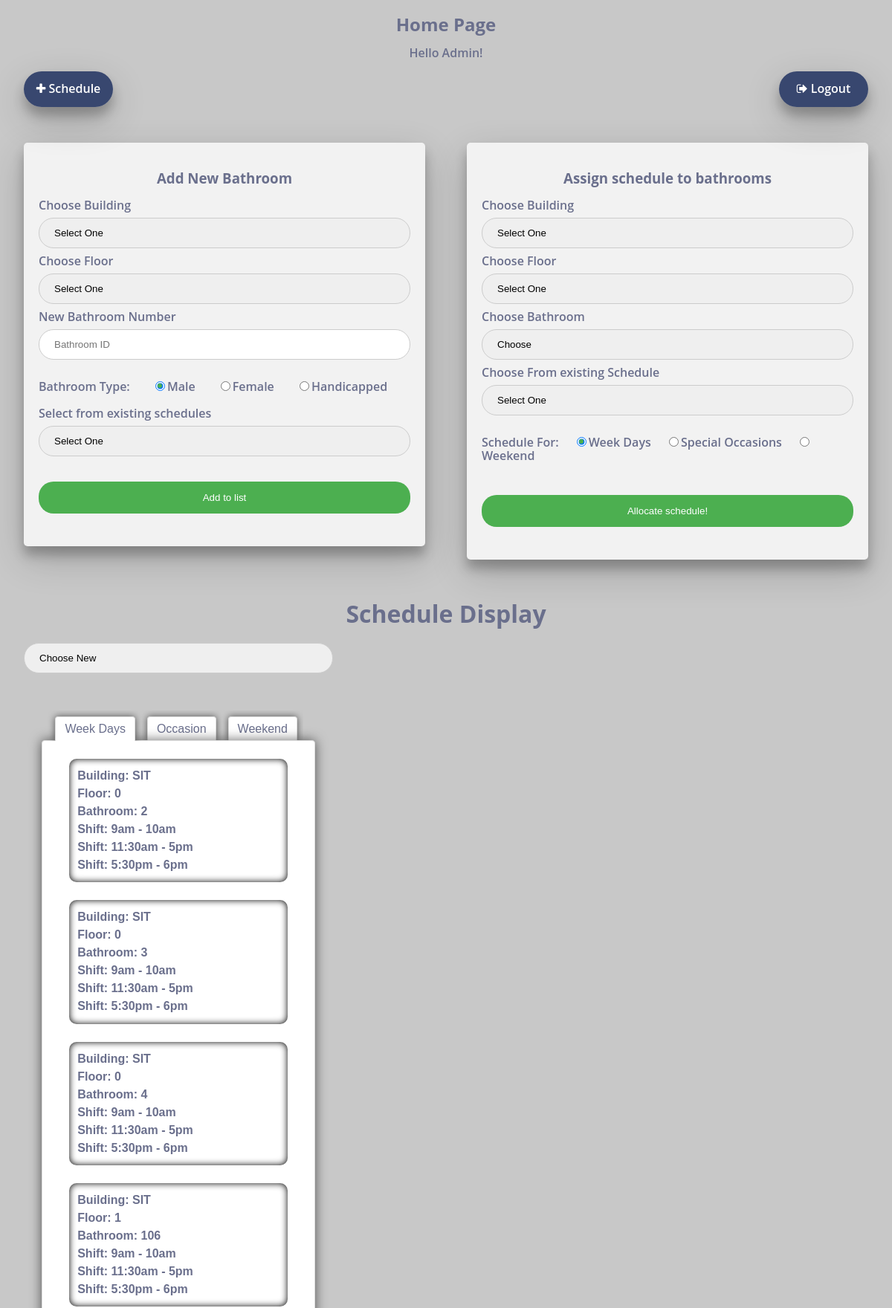
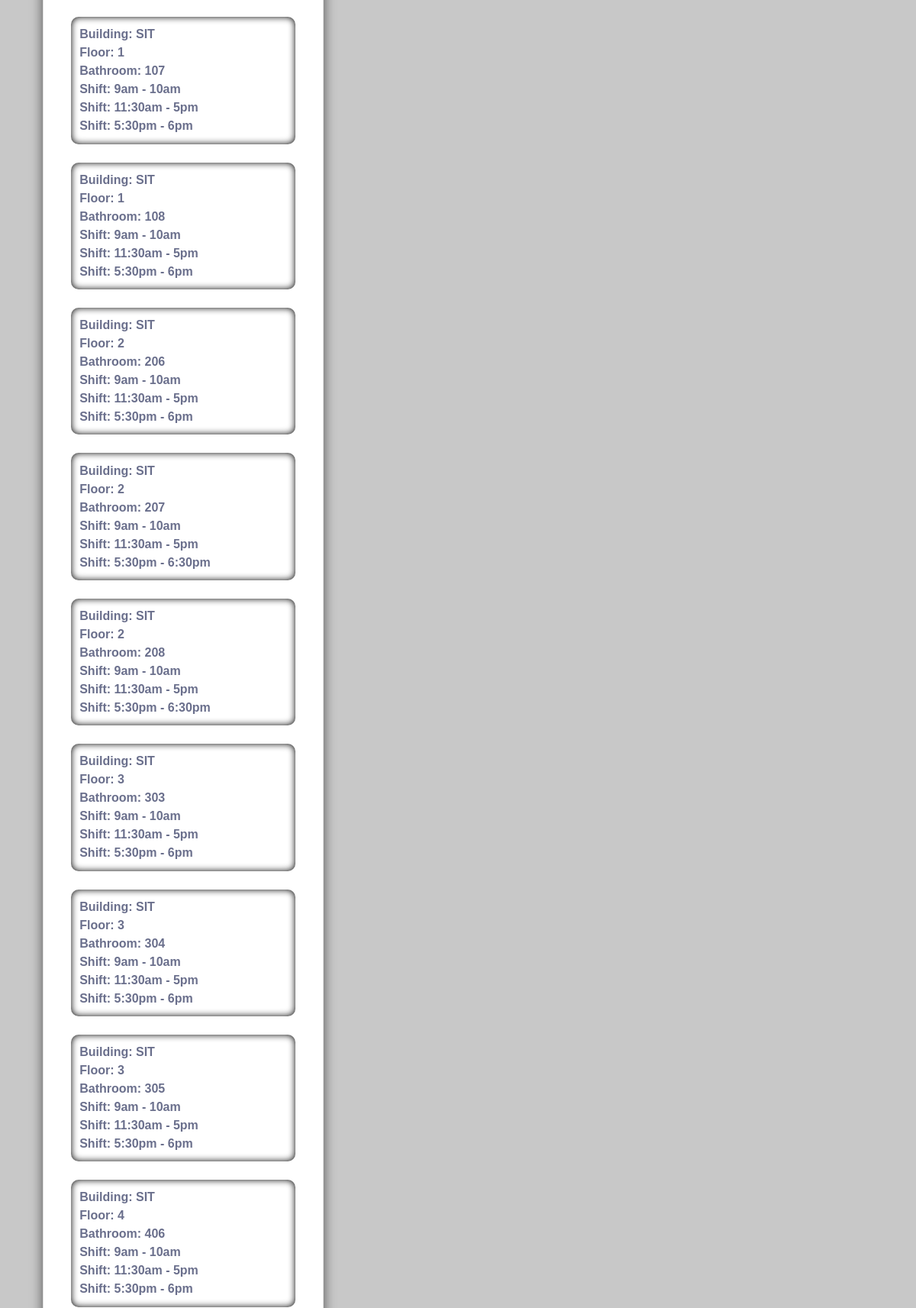
Screenshot of /cleaners/admin/homeadmin.php (signed in, upper part) with the database file from the repository (2 pictures, top to bottom).
### tables this page shows
CREATE TABLE `bathschedule` (
  `id` int(11) NOT NULL,
  `building` varchar(15) DEFAULT NULL,
  `floor` int(11) DEFAULT NULL,
  `pseudo_id` int(11) NOT NULL,
  `scheduleno` int(11) NOT NULL,
  `9` int(11) NOT NULL DEFAULT '0',
  `9.5` int(11) NOT NULL DEFAULT '0',
  `10` int(11) NOT NULL DEFAULT '0',
  `10.5` int(11) NOT NULL DEFAULT '0',
  `11` int(11) NOT NULL DEFAULT '0',
  `11.5` int(11) NOT NULL DEFAULT '0',
  `12` int(11) NOT NULL DEFAULT '0',
  `12.5` int(11) NOT NULL DEFAULT '0',
  `13` int(11) NOT NULL DEFAULT '0',
  `13.5` int(11) NOT NULL DEFAULT '0',
  `14` int(11) NOT NULL DEFAULT '0',
  `14.5` int(11) NOT NULL DEFAULT '0',
  `15` int(11) NOT NULL DEFAULT '0',
  `15.5` int(11) NOT NULL DEFAULT '0',
  `16` int(11) NOT NULL DEFAULT '0',
  `16.5` int(11) NOT NULL DEFAULT '0',
  `17` int(11) NOT NULL DEFAULT '0',
  `17.5` int(11) NOT NULL DEFAULT '0',
  `18` int(11) NOT NULL DEFAULT '0',
  `18.5` int(11) NOT NULL DEFAULT '0',
  `19` int(11) NOT NULL DEFAULT '0',
  `19.5` int(11) NOT NULL DEFAULT '0',
  `20` int(11) NOT NULL DEFAULT '0',
  `20.5` int(11) NOT NULL DEFAULT '0',
  `type` char(1) DEFAULT NULL
);

### cleaners/admin/homeadmin.php (the view, shortened to what this page needs)
   <?php
   $user = $_SESSION['user'];
   ?>
<html>
    <head>
       <link rel="stylesheet" href="https://cdnjs.cloudflare.com/ajax/libs/font-awesome/4.7.0/css/font-awesome.min.css">
        <link rel= "stylesheet" href="home.css" type="text/css">
    </head>
    <body>
        <h2 id="title">Home Page</h2>
        <p id="greet">Hello <?php Print " $user"?>!</p>
        <div class="logout">
	        <i class="fa fa-sign-out"></i>
	        <a id="log" href="../logout.php">Logout</a>
	    </div>
	<div id="newsh">
        <i class="fa fa-plus"></i>
		<a id="sch" href="add_schedule.php">Schedule</a>
	</div><br><br>
	<div class="left">
	<div class="forms">
	<h3 class="tags">Add New Bathroom</h3>
	<form action="addadminb.php" method="POST">
		<div class="submits">
		<?php
			echo('<label for="building">Choose Building</label>');
			echo('<select name="building" id="building" onChange="getBuilding(value)">');
			echo('<option value="">Select One</option>');
			echo('</select>');
		?>
		</div>
		<div id="floorx">
		<div class="selects">
			<label for="floor">Choose Floor</label>
			<select name="floor" id="floor" onChange="getFloor(value)">
			<option value="">Select One</option>
		</select>
		</div>
		</div>
		<div class="texts">
			<label for="newbath">New Bathroom Number</label>
			<input type="text" id="newbath" placeholder="Bathroom ID" name="bname" required="required" onkeypress="return isNumberKey(event)"/>
		</div><br>
		<div class="check">Bathroom Type:
			<input type="radio" name="group1" id="radio1" value="Male" checked>Male
			<input type="radio" name="group1" id="radio2" value="Female" >Female
			<input type="radio" name="group1" id="radio3" value="Handicapped"><label for="radio3">Handicapped</label><br><br>
		</div>
		<div class="selects">
		<?php
			echo('<label for="sche">Select from existing schedules</labe>');
			echo('<select name="sno" id="sche" required="required">');
			echo('<option disable selected value >Select One</option>');
			echo('</select>');
		?>
		</div><br>
		<input type="submit" value="Add to list"/>
	</form>
	</div>
	</div>
	<div class="right">
	<div class="forms">
		<h3 class="tags">Assign schedule to bathrooms</h3>
		<form action="addadminbx.php" method="POST">
			<div class="selects">
				<?php
					echo('<label for="build">Choose Building</label>');
					echo('<select name="xbuilding" id="build" onChange="getBuildingx(value)">');
					echo('<option value="">Select One</option>');
					echo('</select>');
				?>
			</div>
			<div id="floorxx">
				<div class="selects">
					<label for="flo">Choose Floor</label>
					<select name="xfloor" id="flo">
						<option value="">Select One</option>
					</select>
				</div>
			</div>
			<div id="showid">
				<div class="selects">
					<label for= "baths">Choose Bathroom</label>
					<select name="idname" onChange="getidx(value)" id="baths">
						<option value="">Choose</option>
					</select>
				</div>
			</div>
			<?php
				echo('<label for="sched">Choose From existing Schedule</label>');
				echo('<select name="xsno" required="required" id="sched">');
				echo('<option disable selected value >Select One</option>');
				echo('</select>');
			?><br><br>
			<div class="check">Schedule For:
				<input type="radio" name="group2" id="for1" value="Week" onclick="hide();" checked>Week Days
				<input type="radio" name="group2" id="for2" value="Special" onclick="show();" >Special Occasions
				<input type="radio" name="group2" id="for3" value="Both" onclick="hide();" >Weekend<br><br>
			</div>
			<br>
			<input type="submit" value="Allocate schedule!"/>
		</form>
	</div>
	</div>
	<br><br>
	<h1 align="center" id="faltu">Schedule Display </h1>
	<div class="show">
	<?php
		echo('<select name="building" onChange="displaygetBuilding(value)">');
		echo('<option value="">Choose New</option>');
		echo('</select>');
	?>
	<div id="showtable">
	<br><div class="body1">
	<div class="tabbed">
      <section>
        <h1>
          <label for="tabbed1">Week Days</label>
        </h1>
        <div>
		<ul class="ulist">
		<?php
			$query=mysql_query("Select * from bathschedule ");
			while($row=mysql_fetch_array($query))
			{
				$rowid=$row['id'];
				$rowb=$row['building'];
				$rowf=$row['floor'];
				echo('<li class="list">');
				echo "Building: $rowb<br>";
				echo "Floor: $rowf<br>";
				echo "Bathroom: $rowid<br>";
				$y=0;
				for ($x = 9; $x <= 20.5; $x=$x+0.5)
				{
					if($row["$x"]!=0)
					{
					    if($y==0)
					    {
					    	$y++;
					    	$prev=$x;
					    }
					    else if($y==1)
					    {
						    $y=0;
						    $prevs="";
		    				$xs="";
		    				if($prev>12){
		    					if( $prev==floor($prev))
		    						$prevs=($prev-12)."pm";
		    					else
		    						$prevs=(floor($prev)-12).":30pm";
		    				}
		    				else if($prev==12){
		    					$prevs=$prev."pm";
		    				}
		    				else{
		    					if( $prev==floor($prev))
		    						$prevs=$prev."am";
		    					else
		    						$prevs=floor($prev).":30am";
		    				}
		    				if($x>12){
		    					if( $x==floor($x))
		    						$xs=($x-12)."pm";
		    					else
		    						$xs=(floor($x)-12).":30pm";
		    				}
		    				else if($x==12){
		    					$xs=$x."pm";
		    				}
		    				else{
		    					if( $x==floor($x))
		    						$xs=$x."am";
		    					else
		    						$xs=floor($x).":30am";
		    				}
						    echo("Shift: $prevs - $xs</br>");
					    }
					}
				}
				echo("</li><br>");
			}
		?>
	</ul>
	</div>
      </section>
      <section>
        <h1>
          <label for="tabbed2">Occasion</label>
        </h1>
      </section>
      <section>
        <h1>
          <label for="tabbed3">Weekend</label>
        </h1>
      </section>
    </div>
    </div>
	</div>
	</div>
</body>
</html>

### cleaners/admin/home.css (style rules this page uses)
body { margin:0; color:#6a6f8c; background:#c8c8c8; font:600 16px/18px 'Open Sans',sans-serif; box-sizing: border-box; }
input[type=text], select { width: 100%; padding: 12px 20px; margin: 8px 0; display: inline-block; border: 1px solid #ccc; border-radius: 20px; box-sizing: border-box; }
select { -webkit-appearance:none; }
input[type=submit] { width: 100%; background-color: #4CAF50; color: white; padding: 14px 20px; margin: 8px 0; border: none; border-radius: 20px; cursor: pointer; }
.forms { border-radius: 5px; background-color: #f2f2f2; padding: 20px; box-shadow:0 12px 15px 0 rgba(0,0,0,.24),0 17px 50px 0 rgba(0,0,0,.19); }
.left { margin-top: 3em; width:45%; min-width: 25em; float:left; margin-left: 2em; clear: left; }
.right { margin-top: 3em; min-width: 25em; width: 45%; float:right; margin-right: 2em; clear: right; }
.tags { text-align: center; }
#faltu { padding-top:2em; clear:both; }
.show { margin-left: 2em; width: 26em; min-width: 26em; margin-bottom: 2em; }
.logout { min-height: 3em; width: 7.5em; position: relative; text-align: center; color: white; background:rgba(40,57,101,.9); margin-right: 2em; float: right; vertical-align: middle; line-height: 2.9em; border-radius: 25px; box-shadow:0 12px 15px 0 rgba(0,0,0,.24),0 17px 50px 0 rgba(0,0,0,.19); }
#log { color:white; }
#newsh { min-height: 3em; width: 7.5em; position: relative; text-align: center; color: white; background:rgba(40,57,101,.9); margin-left: 2em; float: left; vertical-align: middle; line-height: 2.9em; border-radius: 25px; box-shadow:0 12px 15px 0 rgba(0,0,0,.24),0 17px 50px 0 rgba(0,0,0,.19); }
#sch { color:white; }
#title,#greet { margin-top: 1em; text-align: center; }
ul { list-style-type: none; padding-left: 1.5em; padding-right: 1em; padding-top: 1em; margin: 0; }
.list { background:rgba(255,255,255,0.7); width:90%; padding: 0.7em; border-radius: 10px; -moz-box-shadow: inset 0 0 10px #000000; -webkit-box-shadow: inset 0 0 10px #000000; box-shadow: inset 0 0 10px #000000; }
input[type="radio"]:checked:before { content: ""; display: block; position: relative; top: 3px; left: 3px; width: 6px; height: 6px; border-radius: 50%; background: #4CAF50; }
#radio1,#radio2,#radio3 { max-width: 33%; margin-left: 6%; }
#for1,#for2,#for3 { max-width: 33%; margin-left: 4%; }
.body1 { clear: both; padding : 1.5em; font-family : sans-serif; line-height : 1.5; }
.tabbed { float : left; width : 100%; }
.tabbed > section > h1 { float : left; box-sizing : border-box; margin : 0; padding : 0.5em 0.5em 0; overflow : hidden; font-size : 1em; font-weight : normal; }
.tabbed > input:first-child + section > h1 { padding-left : 5%; }
.tabbed > section > h1 > label { display : block; padding : 0.25em 0.75em; border : 1px solid #ddd; border-bottom : none; border-top-left-radius : 4px; border-top-right-radius : 4px; box-shadow : 0 0 0.6em rgba(0,0,0,0.6); background : #fff; cursor : pointer; -moz-user-select : none; -ms-user-select : none; -webkit-user-select : none; }
.tabbed > section > div { position : relative; z-index : 1; float : right; box-sizing : border-box; width : 100%; margin : 2.5em 0 0 -100%; padding : 0.5em 0.75em; border : 1px solid #ddd; border-radius : 4px; box-shadow : 0 0 1em rgba(0,0,0,0.6); background : #fff; margin-bottom: 2em; }
a { text-decoration: none; }
.tabbed > input:checked + section > h1 { position : relative; z-index : 2; }

### rows the page displays
bathschedule: building "SIT", floor "0", id "2", prevs "9am", xs "10am", prevs "11:30am", xs "5pm", prevs "5:30pm", xs "6pm"
bathschedule: building "SIT", floor "0", id "3", prevs "9am", xs "10am", prevs "11:30am", xs "5pm", prevs "5:30pm", xs "6pm"
bathschedule: building "SIT", floor "0", id "4", prevs "9am", xs "10am", prevs "11:30am", xs "5pm", prevs "5:30pm", xs "6pm"
bathschedule: building "SIT", floor "1", id "106", prevs "9am", xs "10am", prevs "11:30am", xs "5pm", prevs "5:30pm", xs "6pm"
bathschedule: building "SIT", floor "1", id "107", prevs "9am", xs "10am", prevs "11:30am", xs "5pm", prevs "5:30pm", xs "6pm"
bathschedule: building "SIT", floor "1", id "108", prevs "9am", xs "10am", prevs "11:30am", xs "5pm", prevs "5:30pm", xs "6pm"
bathschedule: building "SIT", floor "2", id "206", prevs "9am", xs "10am", prevs "11:30am", xs "5pm", prevs "5:30pm", xs "6pm"
bathschedule: building "SIT", floor "2", id "207", prevs "9am", xs "10am", prevs "11:30am", xs "5pm", prevs "5:30pm", xs "6:30pm"
bathschedule: building "SIT", floor "2", id "208", prevs "9am", xs "10am", prevs "11:30am", xs "5pm", prevs "5:30pm", xs "6:30pm"
bathschedule: building "SIT", floor "3", id "303", prevs "9am", xs "10am", prevs "11:30am", xs "5pm", prevs "5:30pm", xs "6pm"
bathschedule: building "SIT", floor "3", id "304", prevs "9am", xs "10am", prevs "11:30am", xs "5pm", prevs "5:30pm", xs "6pm"
bathschedule: building "SIT", floor "3", id "305", prevs "9am", xs "10am", prevs "11:30am", xs "5pm", prevs "5:30pm", xs "6pm"
bathschedule: building "SIT", floor "4", id "406", prevs "9am", xs "10am", prevs "11:30am", xs "5pm", prevs "5:30pm", xs "6pm"

### other values shown
$user "Admin"
